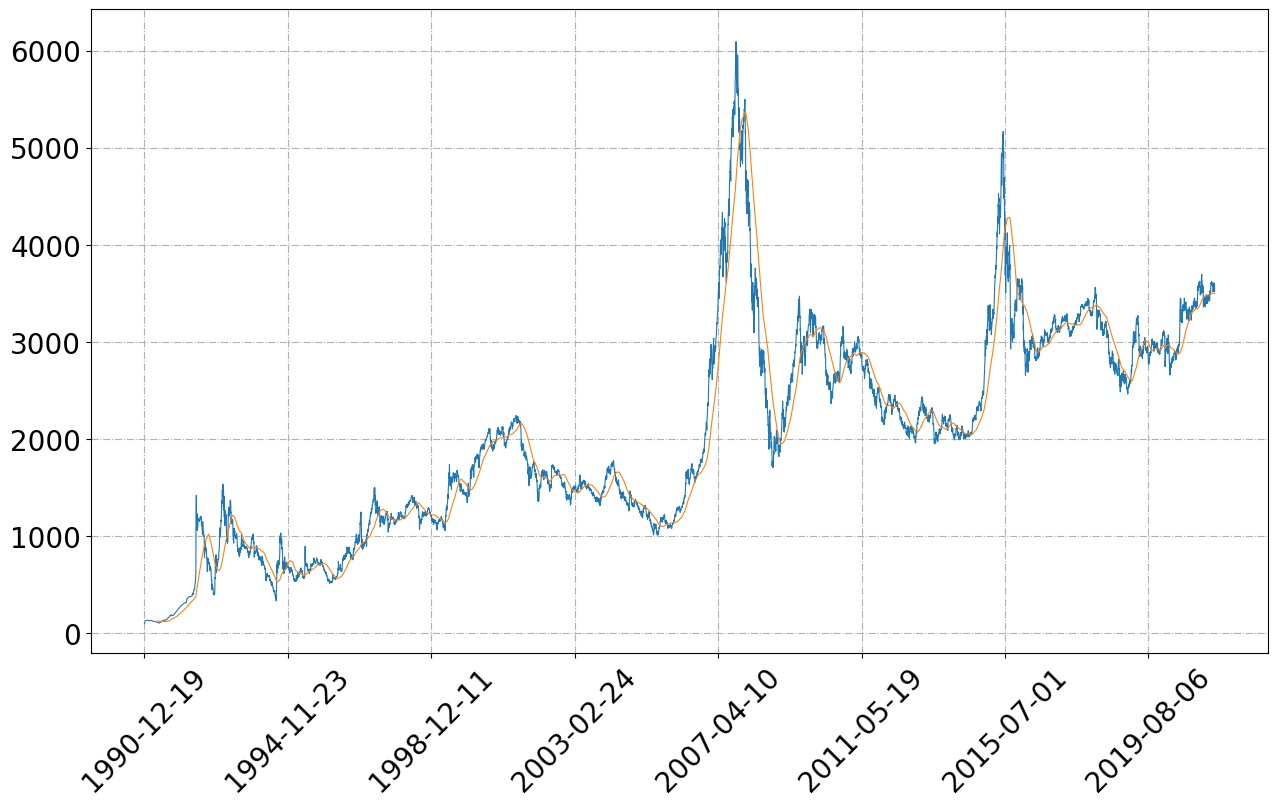

Generate this figure with Python:
# @Site   :  https://github.com/pynote/investnote
# @Author :  老涂数据投研(py_invest_note)

import os.path
import pandas as pd
import matplotlib as mpl
import mplfinance as mpf
from cycler import cycler
import akshare as ak

# data
s_code = 'sh000001'
pkl_name = '{}.pkl'.format(s_code)
try:
    df = pd.read_pickle(pkl_name)
except FileNotFoundError:
    df = ak.stock_zh_index_daily(s_code)
    df.to_pickle(pkl_name)

print(df)

# plot
kwargs = dict(
    type='line',
    mav=(90,),  # 90日均线
    volume=False,  # 不显示成交量
    title='',
    ylabel='',
    ylabel_lower='',
    fontscale=2,
    figratio=(16, 9),  # 宽高比
    figscale=1.6)  # 图片大小

mc = mpf.make_marketcolors(
    up='red',
    down='green',
    edge='i',
    wick='i',
    volume='i',
    inherit=True)

s = mpf.make_mpf_style(
    gridaxis='both',
    gridstyle='-.',
    y_on_right=False,
    marketcolors=mc)

# https://matplotlib.org/stable/gallery/color/named_colors.html
mpl.rcParams['axes.prop_cycle'] = cycler(
    color=['dodgerblue', 'deeppink', 'navy', 'teal', 'maroon', 'darkorange', 'indigo'])
mpl.rcParams['lines.linewidth'] = 1
mpl.rcParams['axes.unicode_minus'] = False

mpf.plot(df,
         **kwargs,
         style=s,
         datetime_format='%Y-%m-%d',
         show_nontrading=False,
         savefig=dict(fname='{}.jpg'.format(os.path.splitext(os.path.basename(__file__))[0]), bbox_inches='tight'))
